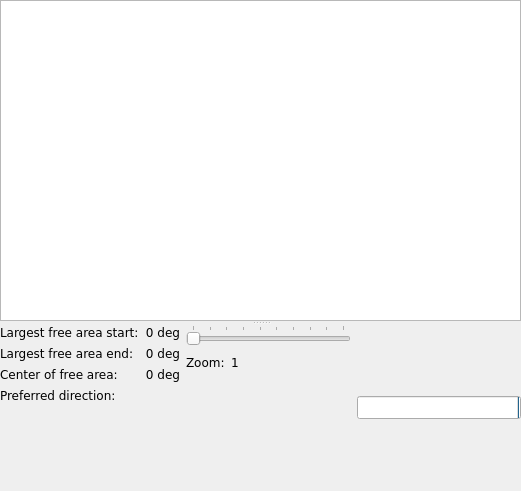
   <widget class="QSplitter" name="splitter" >
    <property name="geometry" >
     <rect>
      <x>530</x>
      <y>10</y>
      <width>521</width>
      <height>491</height>
     </rect>
    </property>
    <property name="sizePolicy" >
     <sizepolicy vsizetype="Expanding" hsizetype="Expanding" >
      <horstretch>0</horstretch>
      <verstretch>0</verstretch>
     </sizepolicy>
    </property>
    <property name="orientation" >
     <enum>Qt::Vertical</enum>
    </property>
    <widget class="QGraphicsView" name="graphicsViewLaser" >
     <property name="font" >
      <font>
       <family>Verdana</family>
      </font>
     </property>
     <property name="cursor" stdset="0" >
      <cursorShape>OpenHandCursor</cursorShape>
     </property>
     <property name="mouseTracking" >
      <bool>true</bool>
     </property>
     <property name="statusTip" >
      <string>Robot can be dragged with the mouse!</string>
     </property>
     <property name="alignment" >
      <set>Qt::AlignLeading|Qt::AlignLeft|Qt::AlignTop</set>
     </property>
     <property name="dragMode" >
      <enum>QGraphicsView::ScrollHandDrag</enum>
     </property>
    </widget>
    <widget class="QWidget" name="layoutWidget" >
     <layout class="QGridLayout" name="gridLayout_5" >
      <item row="0" column="0" >
       <layout class="QVBoxLayout" name="nam1" >
        <item>
         <layout class="QHBoxLayout" >
          <item>
           <widget class="QLabel" name="label18_4" >
            <property name="font" >
             <font>
              <family>Verdana</family>
             </font>
            </property>
            <property name="text" >
             <string>Largest free area start:</string>
            </property>
           </widget>
          </item>
          <item>
           <widget class="QLabel" name="lblLaserFrontFreeStart" >
            <property name="font" >
             <font>
              <family>Verdana</family>
             </font>
            </property>
            <property name="text" >
             <string>0 deg</string>
            </property>
            <property name="alignment" >
             <set>Qt::AlignRight|Qt::AlignTrailing|Qt::AlignVCenter</set>
            </property>
           </widget>
          </item>
         </layout>
        </item>
        <item>
         <layout class="QHBoxLayout" >
          <item>
           <widget class="QLabel" name="label18_5" >
            <property name="font" >
             <font>
              <family>Verdana</family>
             </font>
            </property>
            <property name="text" >
             <string>Largest free area end:</string>
            </property>
           </widget>
          </item>
          <item>
           <widget class="QLabel" name="lblLaserFrontFreeEnd" >
            <property name="font" >
             <font>
              <family>Verdana</family>
             </font>
            </property>
            <property name="text" >
             <string>0 deg</string>
            </property>
            <property name="alignment" >
             <set>Qt::AlignRight|Qt::AlignTrailing|Qt::AlignVCenter</set>
            </property>
           </widget>
          </item>
         </layout>
        </item>
        <item>
         <layout class="QHBoxLayout" >
          <item>
           <widget class="QLabel" name="label18_6" >
            <property name="font" >
             <font>
              <family>Verdana</family>
             </font>
            </property>
            <property name="text" >
             <string>Center of free area:</string>
            </property>
           </widget>
          </item>
          <item>
           <widget class="QLabel" name="lblLaserFrontFreeCenter" >
            <property name="font" >
             <font>
              <family>Verdana</family>
             </font>
            </property>
            <property name="text" >
             <string>0 deg</string>
            </property>
            <property name="alignment" >
             <set>Qt::AlignRight|Qt::AlignTrailing|Qt::AlignVCenter</set>
            </property>
           </widget>
          </item>
         </layout>
        </item>
        <item>
         <layout class="QHBoxLayout" >
          <item>
           <widget class="QLabel" name="label18_7" >
            <property name="font" >
             <font>
              <family>Verdana</family>
             </font>
            </property>
            <property name="text" >
             <string>Preferred direction:</string>
            </property>
           </widget>
          </item>
          <item>
           <widget class="QLabel" name="lblPreferredDirection" >
            <property name="sizePolicy" >
             <sizepolicy vsizetype="Fixed" hsizetype="Fixed" >
              <horstretch>0</horstretch>
              <verstretch>0</verstretch>
             </sizepolicy>
            </property>
            <property name="font" >
             <font>
              <family>Verdana</family>
             </font>
            </property>
            <property name="pixmap" >
             <pixmap resource="../direcs.qrc" >:/images/images/middle.png</pixmap>
            </property>
            <property name="scaledContents" >
             <bool>true</bool>
            </property>
           </widget>
          </item>
         </layout>
        </item>
        <item>
         <spacer>
          <property name="orientation" >
           <enum>Qt::Vertical</enum>
          </property>
          <property name="sizeHint" stdset="0" >
           <size>
            <width>20</width>
            <height>16</height>
           </size>
          </property>
         </spacer>
        </item>
       </layout>
      </item>
      <item row="0" column="1" >
       <layout class="QVBoxLayout" name="name2" >
        <item>
         <widget class="QSlider" name="sliderZoom" >
          <property name="font" >
           <font>
            <family>Verdana</family>
           </font>
          </property>
          <property name="minimum" >
           <number>1</number>
          </property>
          <property name="maximum" >
           <number>10</number>
          </property>
          <property name="pageStep" >
           <number>1</number>
          </property>
          <property name="value" >
           <number>1</number>
          </property>
          <property name="sliderPosition" >
           <number>1</number>
          </property>
          <property name="tracking" >
           <bool>false</bool>
          </property>
          <property name="orientation" >
           <enum>Qt::Horizontal</enum>
          </property>
          <property name="tickPosition" >
           <enum>QSlider::TicksAbove</enum>
          </property>
          <property name="tickInterval" >
           <number>1</number>
          </property>
         </widget>
        </item>
        <item>
         <layout class="QHBoxLayout" >
          <item>
           <layout class="QHBoxLayout" >
            <item>
             <widget class="QLabel" name="label_33" >
              <property name="font" >
               <font>
                <family>Verdana</family>
               </font>
              </property>
              <property name="text" >
               <string>Zoom:</string>
              </property>
             </widget>
            </item>
            <item>
             <widget class="QLabel" name="labelLaserTop" >
              <property name="font" >
               <font>
                <family>Verdana</family>
               </font>
              </property>
              <property name="text" >
               <string>1</string>
              </property>
             </widget>
            </item>
           </layout>
          </item>
          <item>
           <spacer>
            <property name="orientation" >
             <enum>Qt::Horizontal</enum>
            </property>
            <property name="sizeHint" stdset="0" >
             <size>
              <width>41</width>
              <height>22</height>
             </size>
            </property>
           </spacer>
          </item>
         </layout>
        </item>
        <item>
         <spacer>
          <property name="orientation" >
           <enum>Qt::Vertical</enum>
          </property>
          <property name="sizeHint" stdset="0" >
           <size>
            <width>159</width>
            <height>51</height>
           </size>
          </property>
         </spacer>
        </item>
       </layout>
      </item>
      <item row="0" column="2" >
       <widget class="QProgressBar" name="progressBarSensor16" >
        <property name="font" >
         <font>
          <family>Verdana</family>
         </font>
        </property>
        <property name="autoFillBackground" >
         <bool>true</bool>
        </property>
        <property name="textVisible" >
         <bool>false</bool>
        </property>
        <property name="invertedAppearance" >
         <bool>true</bool>
        </property>
        <property name="textDirection" >
         <enum>QProgressBar::BottomToTop</enum>
        </property>
        <property name="format" >
         <string>%v</string>
        </property>
       </widget>
      </item>
     </layout>
    </widget>
   </widget>
